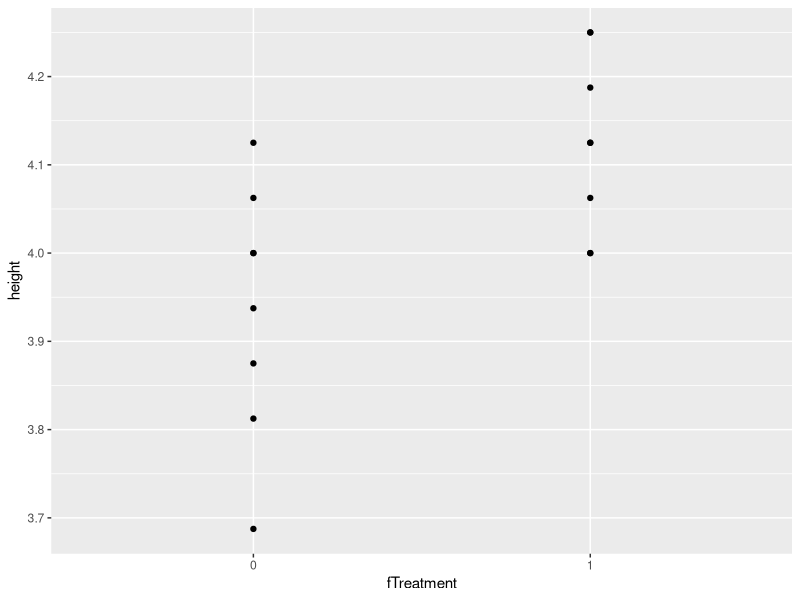
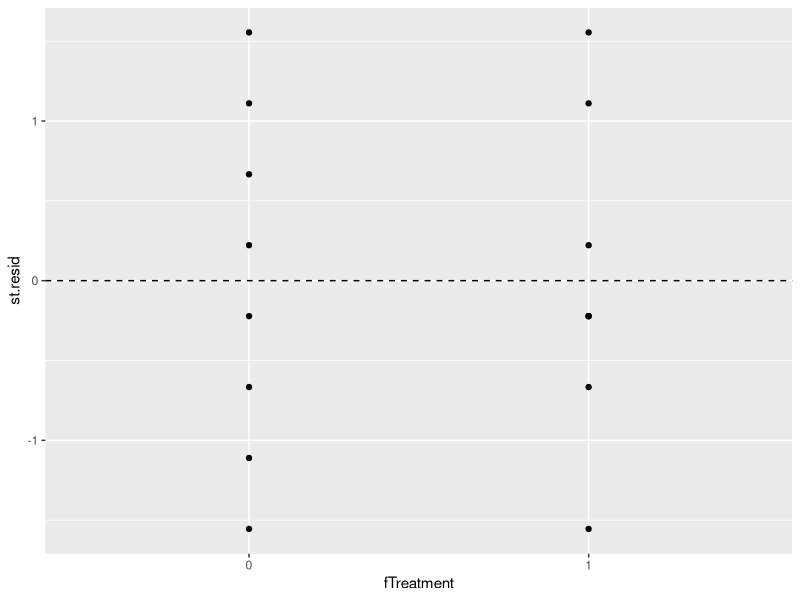
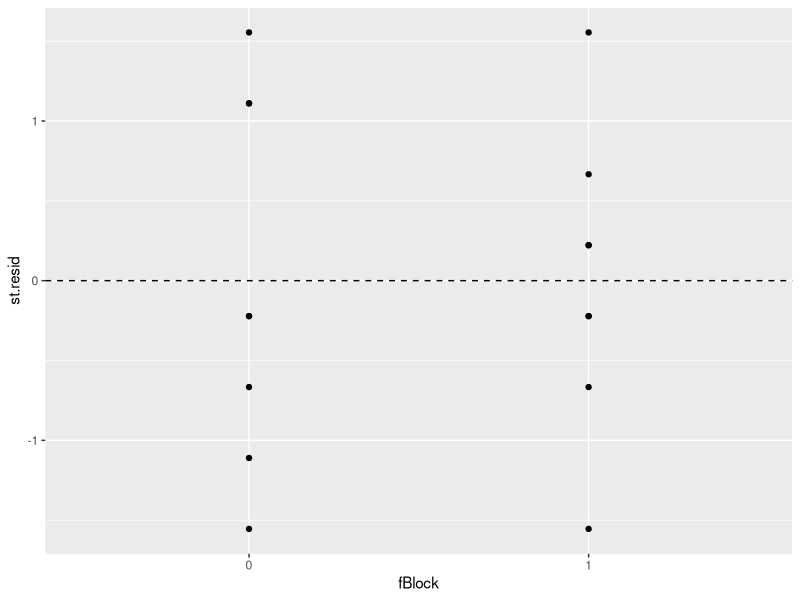
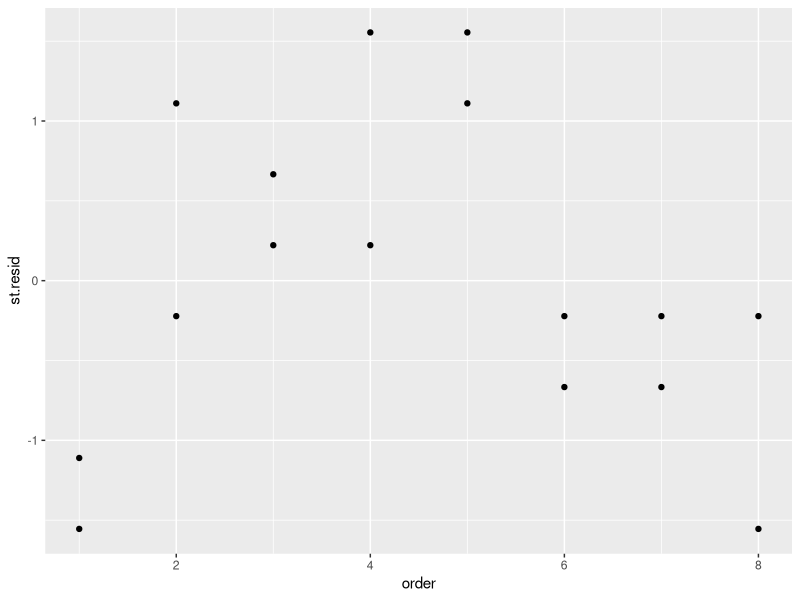
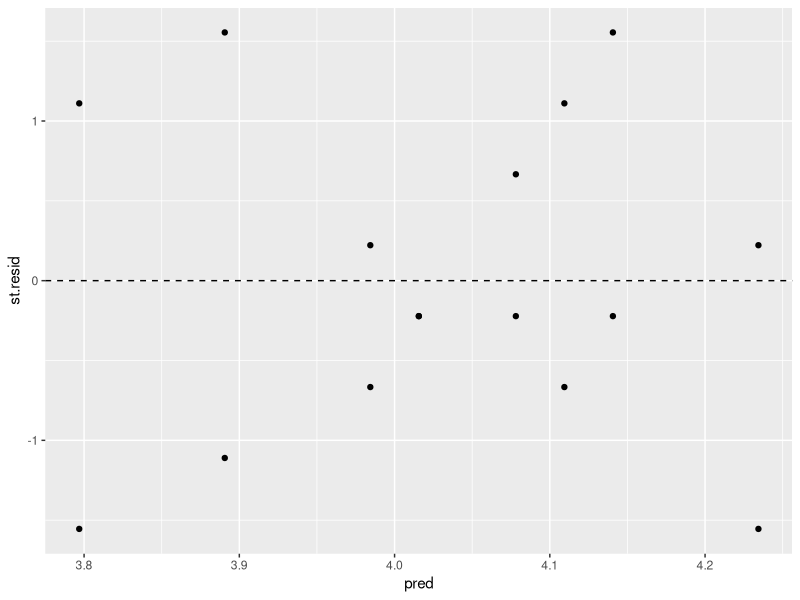
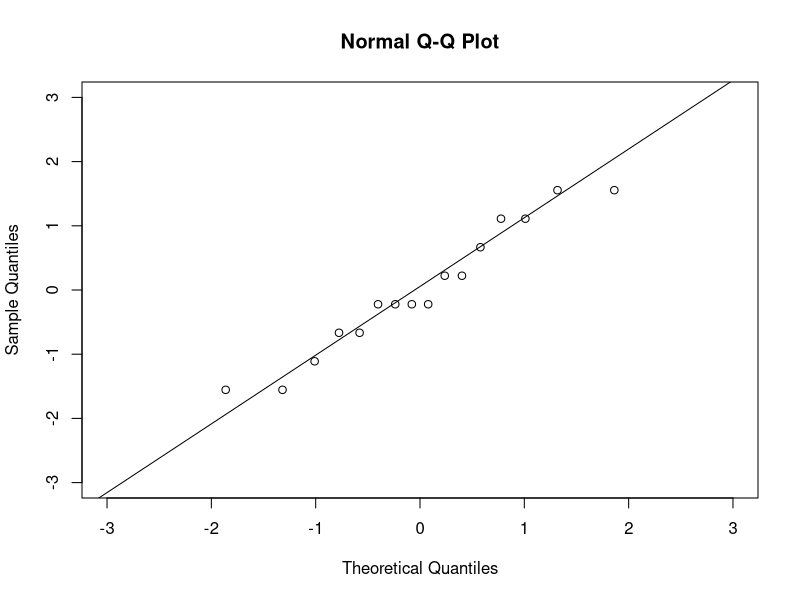

These charts were generated, in order, by the following R code: (Note: this script raises an error after producing the figures.)
## ---- chunk 1
knitr::opts_chunk$set(echo = FALSE, warning = FALSE, message = FALSE)
## ---- chunk 2
library(ggplot2)
library(readxl)
bread.df <- read_excel("bread-project.xlsx")
# For block, 0 = "1 day", 1 = "4 day"
# For person, 0 = "Nick", 1 = "Kayje"	
# For treatment, 0 = "short rise", 1 = "long rise"

bread.df$fBlock <- as.factor(bread.df$block)
bread.df$fPerson<- as.factor(bread.df$person)
bread.df$fTreatment <- as.factor(bread.df$treatment)

# Check initial plot of results against treatment
ggplot(bread.df, aes(x= fTreatment, y = height)) + geom_point() + labs(main = "Initial plot of results")

bread.model <- aov(height ~ fBlock + fBlock:fTreatment + Error(fPerson) + fTreatment, data = bread.df, contrasts = list(fTreatment = "contr.sum"))

summary(bread.model)

bread.fixed.model <- aov(height ~ fBlock + fBlock:fTreatment + fPerson + fTreatment, data = bread.df)

# Calculate standardized residuals as though all effects were fixed
resid.bread <- residuals(bread.fixed.model) 
bread.df$st.resid <- resid.bread / sd(resid.bread)
bread.df$pred = fitted(bread.fixed.model)


# Check for mean fit & outliers: Plot st. residuals vs. treatment
ggplot(bread.df) + geom_point(aes(x = fTreatment, y = st.resid)) +  
    geom_hline(yintercept = 0, linetype = "dashed")

# Check for mean fit: Plot st. residuals vs. block
ggplot(bread.df) + geom_point(aes(x = fBlock, y = st.resid)) +  
    geom_hline(yintercept = 0, linetype = "dashed")

# Check for independence: Plot st. residuals vs. order
ggplot(bread.df, aes(x= order, y = st.resid)) + geom_point()

# Check for homoscedasticity: Plot st. residuals vs. fitted values
ggplot(bread.df) + geom_point(aes(x = pred, y = st.resid)) +  
    geom_hline(yintercept = 0, linetype = "dashed")

# Check for normal assumption on errors: Plot st. residuals vs. normal scores
qqnorm(bread.df$st.resid, ylim = c(-3, 3), xlim = c(-3,3)) 
qqline(bread.df$st.resid)


# Confidence interval for difference in treatments:
library(lsmeans)
lsmTreatment <- lsmeans(bread.model, ~ fTreatment)
summary(contrast(lsmTreatment, infer = c(T, T)))

#F-test for significance of person effect:
(.03516 / 0.00675)
(qf(.95, 1, 11))
